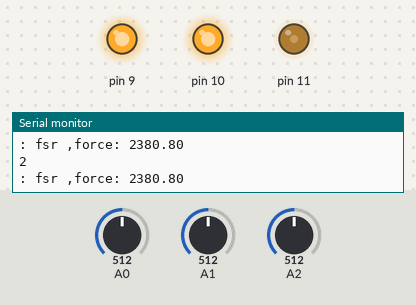
Bench run of a sketch on a simulated Arduino Uno, built with avr-gcc and run on an emulated ATmega328P. On the bench: output pins drawn as LEDs (lit = HIGH), the last lines printed to the serial monitor. Inputs (shaded band) come from the test bench; at power-on: A0 = 512, A1 = 512, A2 = 512.

Above: at 1.2 s.
1.3 s: A0 set to 122
At 2.5 s:
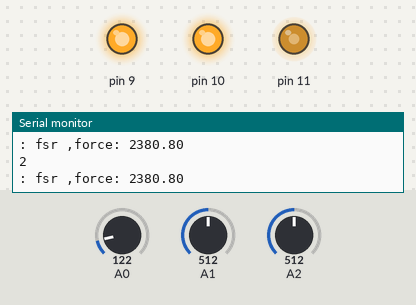
2.8 s: A1 set to 0
At 4.0 s:
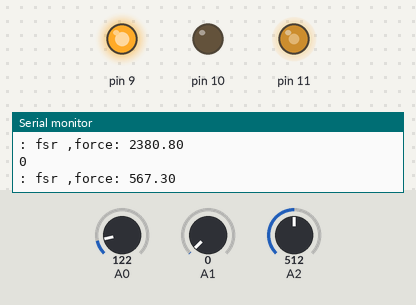
4.4 s: A2 set to 0
At 5.3 s:
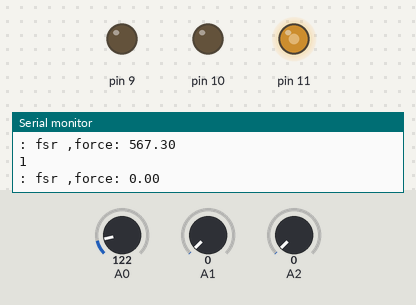
5.9 s: A0 set to 0
At 6.4 s:
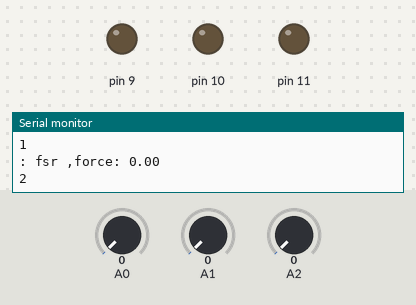
7.4 s: A1 set to 3
At 8.4 s:
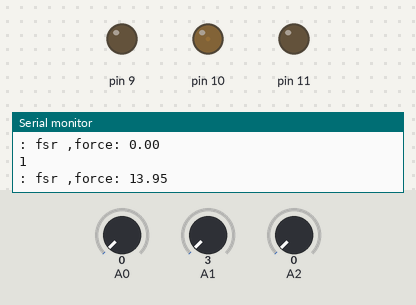
9.0 s: A2 set to 3
At 9.5 s:
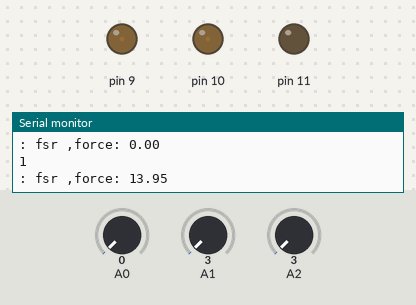
Timing chart, 0 to 11.5 s (numbered marks = the images above; inputs shaded):
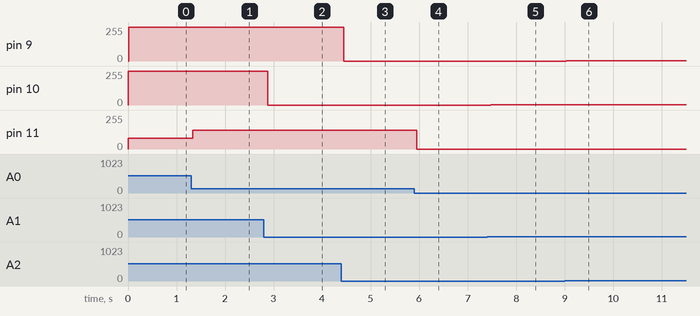

Measured:
- after the input at 1.3 s, pin 11: 81/255 → 141/255 at once
- after the input at 2.8 s, pin 10: 255/255 → 0/255 after 0.08 s
- after the input at 4.4 s, pin 9: 255/255 → 0/255 after 0.05 s
- after the input at 5.9 s, pin 11: 141/255 → 0/255 after 0.05 s
- after the input at 7.4 s, pin 10: 0/255 → 3/255 after 0.08 s
- after the input at 9.0 s, pin 9: 0/255 → 3/255 at once

The sketch:

sketch_test1__2019_06_18_18_59_43_UTC_.ino
```cpp
void fsr_led(int, int);

void setup(void) {
  pinMode(A0,INPUT);
  pinMode(11,OUTPUT);
  pinMode(A1,INPUT);
  pinMode(10,OUTPUT);
  pinMode(A2,INPUT);
  pinMode(9,OUTPUT);
  Serial.begin(9600);
}

void loop(void) {
  fsr_led(11,0);
  fsr_led(10,1);
  fsr_led(9,2);
}

void fsr_led(int led,int fsr){//donnez en parametre le pin de la led et fsr
  int fsr_valeur = analogRead(fsr);
  Serial.println(fsr);
  Serial.print(": fsr ,force: ");
  Serial.println(4.65*fsr_valeur);

  int luminosite_led = map(4.65*fsr_valeur, 0, 1023, 0, 255);

  analogWrite(led,luminosite_led);

}
```
